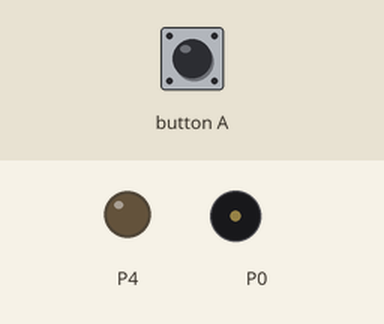
The program below on a simulated BBC micro:bit (MakeCode). Shown: output pins drawn as LEDs (lit = HIGH), buzzer (waves = sounding). The inputs (shaded band) are chosen by the test bench.

Above: at 1.2 s.
1.3 s: button A pressed for 0.15 s
At 2.3 s:
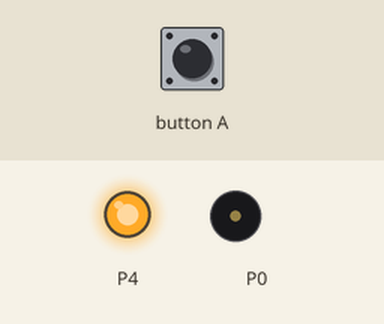
3.3 s: button A pressed for 1 s
At 3.6 s:
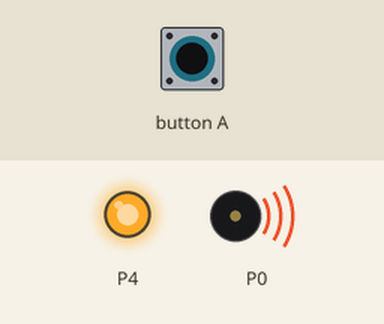
5.8 s: button A pressed for 3.2 s
At 6.2 s:
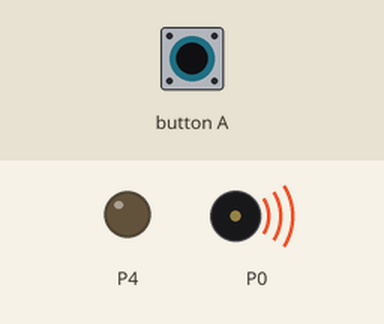
Timing chart, 0 to 8.8 s (numbered marks = the images above; inputs shaded):
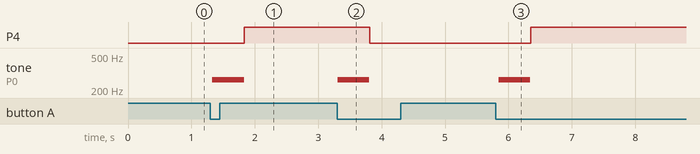

The program:

main.ts
```typescript
led.enable(false)
// Lógica negativa
let estado = pins.digitalReadPin(DigitalPin.P5)
let estadoANT = estado
let encendido = 0
// LED apagado
pins.digitalWritePin(DigitalPin.P4, 0)
basic.forever(function () {
    estado = pins.digitalReadPin(DigitalPin.P5)
    if (estado == 0 && estadoANT == 1) {
        music.playTone(262, music.beat(BeatFraction.Whole))
        encendido += 1
        // LED apagado
        pins.digitalWritePin(DigitalPin.P4, encendido % 2)
    }
    estadoANT = estado
    basic.pause(50)
})
```

test.ts
```typescript
// aquí va el archivo "tests"; esto no se compilará cuando este paquete se utilice como una extensión.
```

Measured:
- after the input at 1.3 s, P4: LOW → HIGH after 0.54 s; tone on P0: silent → 262 Hz at once, → silent 0.50 s later
- after the input at 3.3 s, P4: HIGH → LOW after 0.51 s; tone on P0: silent → 262 Hz at once, → silent 0.50 s later
- after the input at 5.8 s, P4: LOW → HIGH after 0.55 s; tone on P0: silent → 262 Hz at once, → silent 0.50 s later
